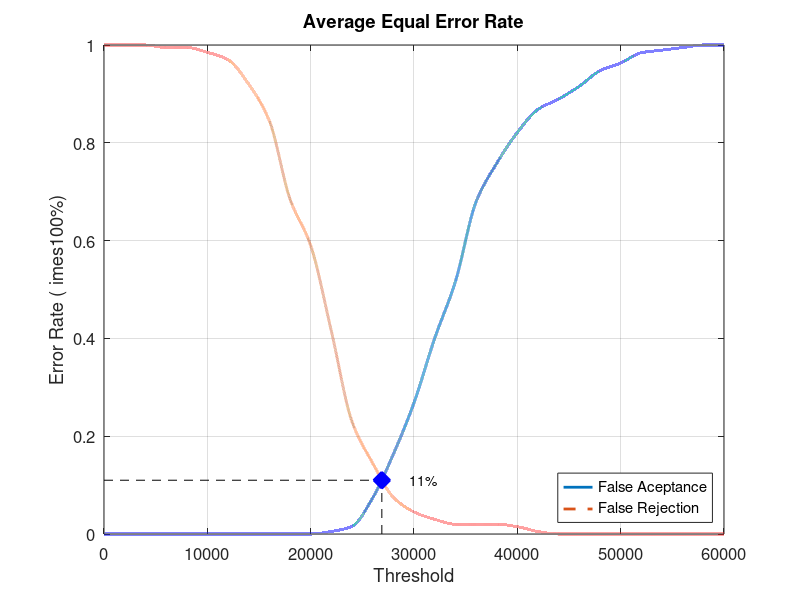
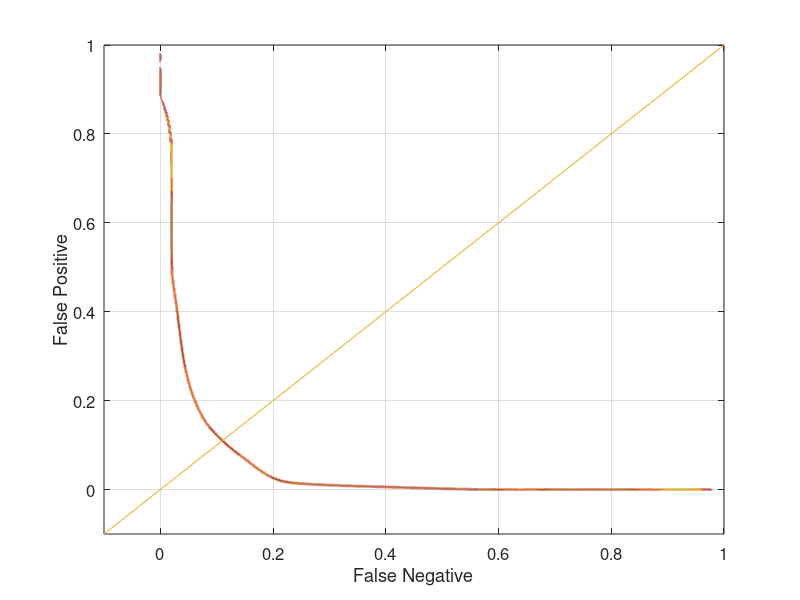

MATLAB code for these plots, in order:
close all;
clear;
clc;
x = 0:2000:60000;
xq = 0:0.5:60000;

y0 = [0 0 0 0 0 0 0 0 0 0 0 0.00526316 0.0157895 0.0736842 0.163158 0.268421 0.4 0.515789 0.678947 0.757895 0.821053 0.868421 0.889474 0.915789 0.947368 0.963158 0.984211 0.989474 0.994737 1 1]
yy0 = interp1(x, y0, xq, 'pchip');
y1 = [1 1 1 0.995 0.995 0.985 0.97 0.92 0.845 0.685 0.59 0.415 0.23 0.145 0.075 0.045 0.03 0.02 0.02 0.02 0.015 0.005 0 0 0 0 0 0 0 0 0]
yy1 = interp1(x, y1, xq, 'pchip');

% Calculating EER: 
y2 = abs(y0 - y1);
find(y2 == min(y2))
yy2 = abs(yy0 - yy1);
xEER = find(yy2 == min(yy2));
xEERIndex = xq(xEER) % X-axis EER
yEER = yy0(xEER) % Y-axis EER

main = figure
plot(xq, yy0,'-','LineWidth', 2);	hold on
plot(xq, yy1,'--','LineWidth', 2);	hold on
plot([xEERIndex xEERIndex], [0 yEER], 'k--');	hold on
plot([0 xEERIndex], [yEER yEER], 'k--');	hold on
plot(xEERIndex, yEER, 'bx', 'LineWidth', 10);	hold on
text(xEERIndex + 10 * xEERIndex / 100, yEER, [num2str(round((10000 * yEER)) / 100) '%'])
legend('False Aceptance', 'False Rejection', 'Location', 'SouthEast')
xlabel('Threshold')
ylabel('Error Rate (	imes100%)')
title('Average Equal Error Rate')
set(gca, 'FontSize', 12)
axis([0 60000 0 1])
grid on

print(main, 'Database4_1Main', '-dpng');
FNRxFPR = figure('Color', [1 1 1]);
plot(yy1, yy0, '-', yy1, yy0, 'LineWidth', 2);
hold on
y = -0.1:0.1:1
plot(y, y); 
set(gca, 'FontSize', 12)
xlabel('False Negative')
ylabel('False Positive')
axis([-0.1 1 -0.1 1])
set(gca, 'FontSize', 12)
grid on

print(FNRxFPR, 'Database4_1FNRxFPR','-dpng');
